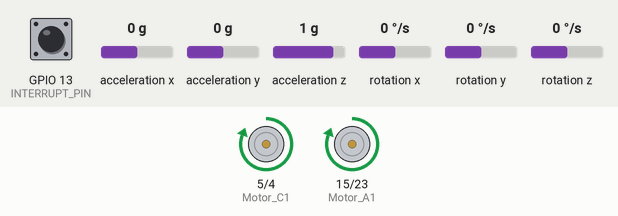
Simulated run of this sketch. Board: ESP32. Shown: motor-driver pin pairs drawn as motors (green arrow = first pin HIGH = forward, orange = second pin HIGH = backward, longer = more drive). Inputs (shaded band) come from the test bench; at power-on: acceleration x 0 g, GPIO 13 (INTERRUPT_PIN) LOW, acceleration y 0 g, acceleration z 1 g, rotation x 0 °/s, rotation y 0 °/s, rotation z 0 °/s. The sensor or clock chip raises its interrupt line as the real part does; what the sketch prints to the serial monitor is not drawn.

Above: at 1.7 s.
1.8 s: acceleration x set to 0.8 g
At 3.2 s:
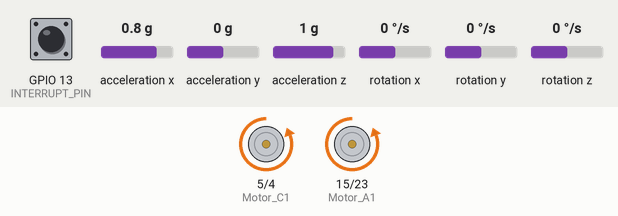
3.5 s: acceleration x set to 0 g
At 3.96 s:
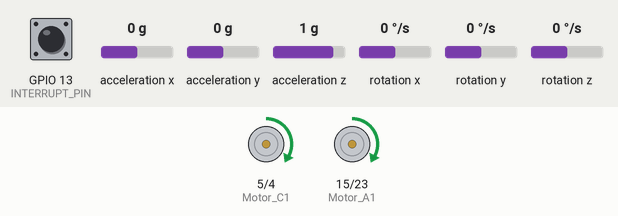
Timing chart, 0 to 6.5 s (numbered marks = the images above; inputs shaded):
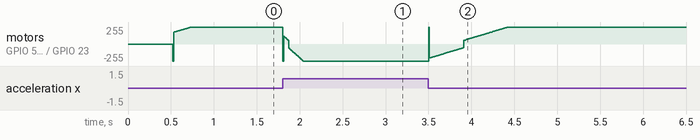

The sketch:

BalanceBot.ino
```cpp
//"""REX 8in1 Balance Bot"""
// ESP32 kart sürümü 2.0.11 olmalıdır

#include "I2Cdev.h"                     // I2C cihaz haberleşme kütüphanesi
#include "PID_v1.h"                     // PID kontrol kütüphanesi
#include "MPU6050_6Axis_MotionApps20.h"// MPU6050 DMP (Motion Processing) sürücüsü
#include <Wire.h>                      // I2C haberleşme kütüphanesi

#define INTERRUPT_PIN 13               // MPU6050'nin interrupt pini tanımı

// Motor pin tanımlamaları (A ve C motorları kullanılıyor)
#define Motor_A1 15
#define Motor_A2 23
#define Motor_C1 5
#define Motor_C2 4

MPU6050 mpu;                           // MPU6050 sensör nesnesi

bool dmpReady = false;                // DMP başarıyla başlatıldığında true olur

uint8_t mpuIntStatus;                 // MPU'dan gelen kesme (interrupt) durum bayrağı
uint8_t devStatus;                    // Cihaz başlangıç durumu (0 = başarılı, !0 = hata)
uint16_t packetSize;                 // DMP veri paketi boyutu
uint16_t fifoCount;                  // FIFO içindeki bayt sayısı
uint8_t fifoBuffer[64];              // FIFO'dan alınan veriler burada saklanır

// Yönelim değişkenleri
Quaternion q;                        // [w, x, y, z] quaternion
VectorFloat gravity;                 // Yerçekimi vektörü
float ypr[3];                        // [yaw, pitch, roll]

// BOT'un denge konumu için PID parametreleri
double setpoint = 189.7;             // BOT yere dik olduğunda okunan değer
double Kp = 4;                       // Oransal kazanç
double Kd = 0.2;                     // Türevsel kazanç
double Ki = 40;                      // İntegral kazanç

double input, output;
PID pid(&input, &output, &setpoint, Kp, Ki, Kd, DIRECT); // PID nesnesi

bool interrupteddd = false;
volatile bool mpuInterrupt = false;  // MPU interrupt bayrağı
void dmpDataReady()
{
  mpuInterrupt = true;
  interrupteddd = true;
}

void setup() {
  Serial.begin(115200);
  Wire.begin();  // I2C başlatılıyor

  Serial.println(F("I2C aygıtları başlatılıyor..."));
  mpu.initialize(); // MPU başlatılıyor

  Serial.println(F("Cihaz bağlantısı test ediliyor..."));
  Serial.println(mpu.testConnection() ? F("MPU6050 bağlantı başarılı") : F("MPU6050 bağlantı başarısız"));

  devStatus = mpu.dmpInitialize(); // DMP başlatılıyor

  // Kalibrasyon (her cihaza göre değişebilir)
  mpu.setXGyroOffset(74);
  mpu.setYGyroOffset(12);
  mpu.setZGyroOffset(5);
  mpu.setZAccelOffset(1094);

  if (devStatus == 0)
  {
    Serial.println(F("DMP etkinleştiriliyor..."));
    mpu.setDMPEnabled(true);

    pinMode(INTERRUPT_PIN, INPUT);
    Serial.println(F("Interrupt algılaması başlatılıyor..."));
    attachInterrupt(INTERRUPT_PIN, dmpDataReady, RISING); // Harici kesme tanımlanıyor
    mpuIntStatus = mpu.getIntStatus();

    Serial.println(F("DMP hazır! İlk interrupt bekleniyor..."));
    dmpReady = true;

    packetSize = mpu.dmpGetFIFOPacketSize(); // Beklenen DMP paket boyutu

    // PID yapılandırması
    pid.SetMode(AUTOMATIC);
    pid.SetSampleTime(10);                // 10 ms örnekleme zamanı
    pid.SetOutputLimits(-200, 200);       // Çıkış sınırları
  }
  else
  {
    Serial.print(F("DMP başlatma hatası (kod "));
    Serial.print(devStatus);
    Serial.println(F(")"));
  }

  // Motor pinleri çıkış olarak ayarlanıyor
  pinMode(Motor_A1, OUTPUT);
  pinMode(Motor_A2, OUTPUT);
  pinMode(Motor_C1, OUTPUT);
  pinMode(Motor_C2, OUTPUT);

  // Motorlar başlangıçta kapalı
  analogWrite(Motor_A1, LOW);
  analogWrite(Motor_A2, LOW);
  analogWrite(Motor_C1, LOW);
  analogWrite(Motor_C2, LOW);
}

void loop() {
  if (!dmpReady) return; // DMP hazır değilse çalışmaz

  // DMP verisi gelene kadar beklenir
  while (!mpuInterrupt && fifoCount < packetSize)
  {
    // Veriler yokken PID işlemleri yapılır
    pid.Compute();

    // Eğer bot dengede değilse motorlar hareket ettirilir
    if (input > 120 && input < 230) {
      if (output > 0)        // Öne düşüyorsa
        Forward();           // İleri hareket
      else if (output < 0)   // Arkaya düşüyorsa
        Reverse();           // Geri hareket
    }
    else
      Stop();                // Dengedeyse motorları durdur
  }

  // Kesme bayrağı sıfırlanır ve yeni veri alınır
  mpuInterrupt = false;
  mpuIntStatus = mpu.getIntStatus();
  fifoCount = mpu.getFIFOCount();

  // FIFO taşma kontrolü
  if ((mpuIntStatus & 0x10) || fifoCount == 1024)
  {
    mpu.resetFIFO(); // Taşma olursa FIFO sıfırlanır
    Serial.println(F("FIFO overflow!"));
  }
  else if (mpuIntStatus & 0x02)
  {
    // Paket boyutu kadar veri beklenir
    while (fifoCount < packetSize) fifoCount = mpu.getFIFOCount();

    // FIFO'dan veri alınır
    mpu.getFIFOBytes(fifoBuffer, packetSize);
    fifoCount -= packetSize;

    // Yönelim verileri hesaplanır
    mpu.dmpGetQuaternion(&q, fifoBuffer);
    mpu.dmpGetGravity(&gravity, &q);
    mpu.dmpGetYawPitchRoll(ypr, &q, &gravity);

    // PID girişi olarak roll değeri alınır (derece cinsine çevrilir)
    input = ypr[1] * 180 / M_PI + 180;
  }
}

void Forward() // Motorları ileri döndür
{
  analogWrite(Motor_A1, output + 55);
  analogWrite(Motor_A2, 0);
  analogWrite(Motor_C1, output + 55);
  analogWrite(Motor_C2, 0);
}

void Reverse() // Motorları geri döndür
{
  analogWrite(Motor_A1, 0);
  analogWrite(Motor_A2, (output * -1) + 55);
  analogWrite(Motor_C1, 0);
  analogWrite(Motor_C2, (output * -1) + 55);
}

void Stop() // Motorları durdur
{
  analogWrite(Motor_A1, 0);
  analogWrite(Motor_A2, 0);
  analogWrite(Motor_C1, 0);
  analogWrite(Motor_C2, 0);
}
```
